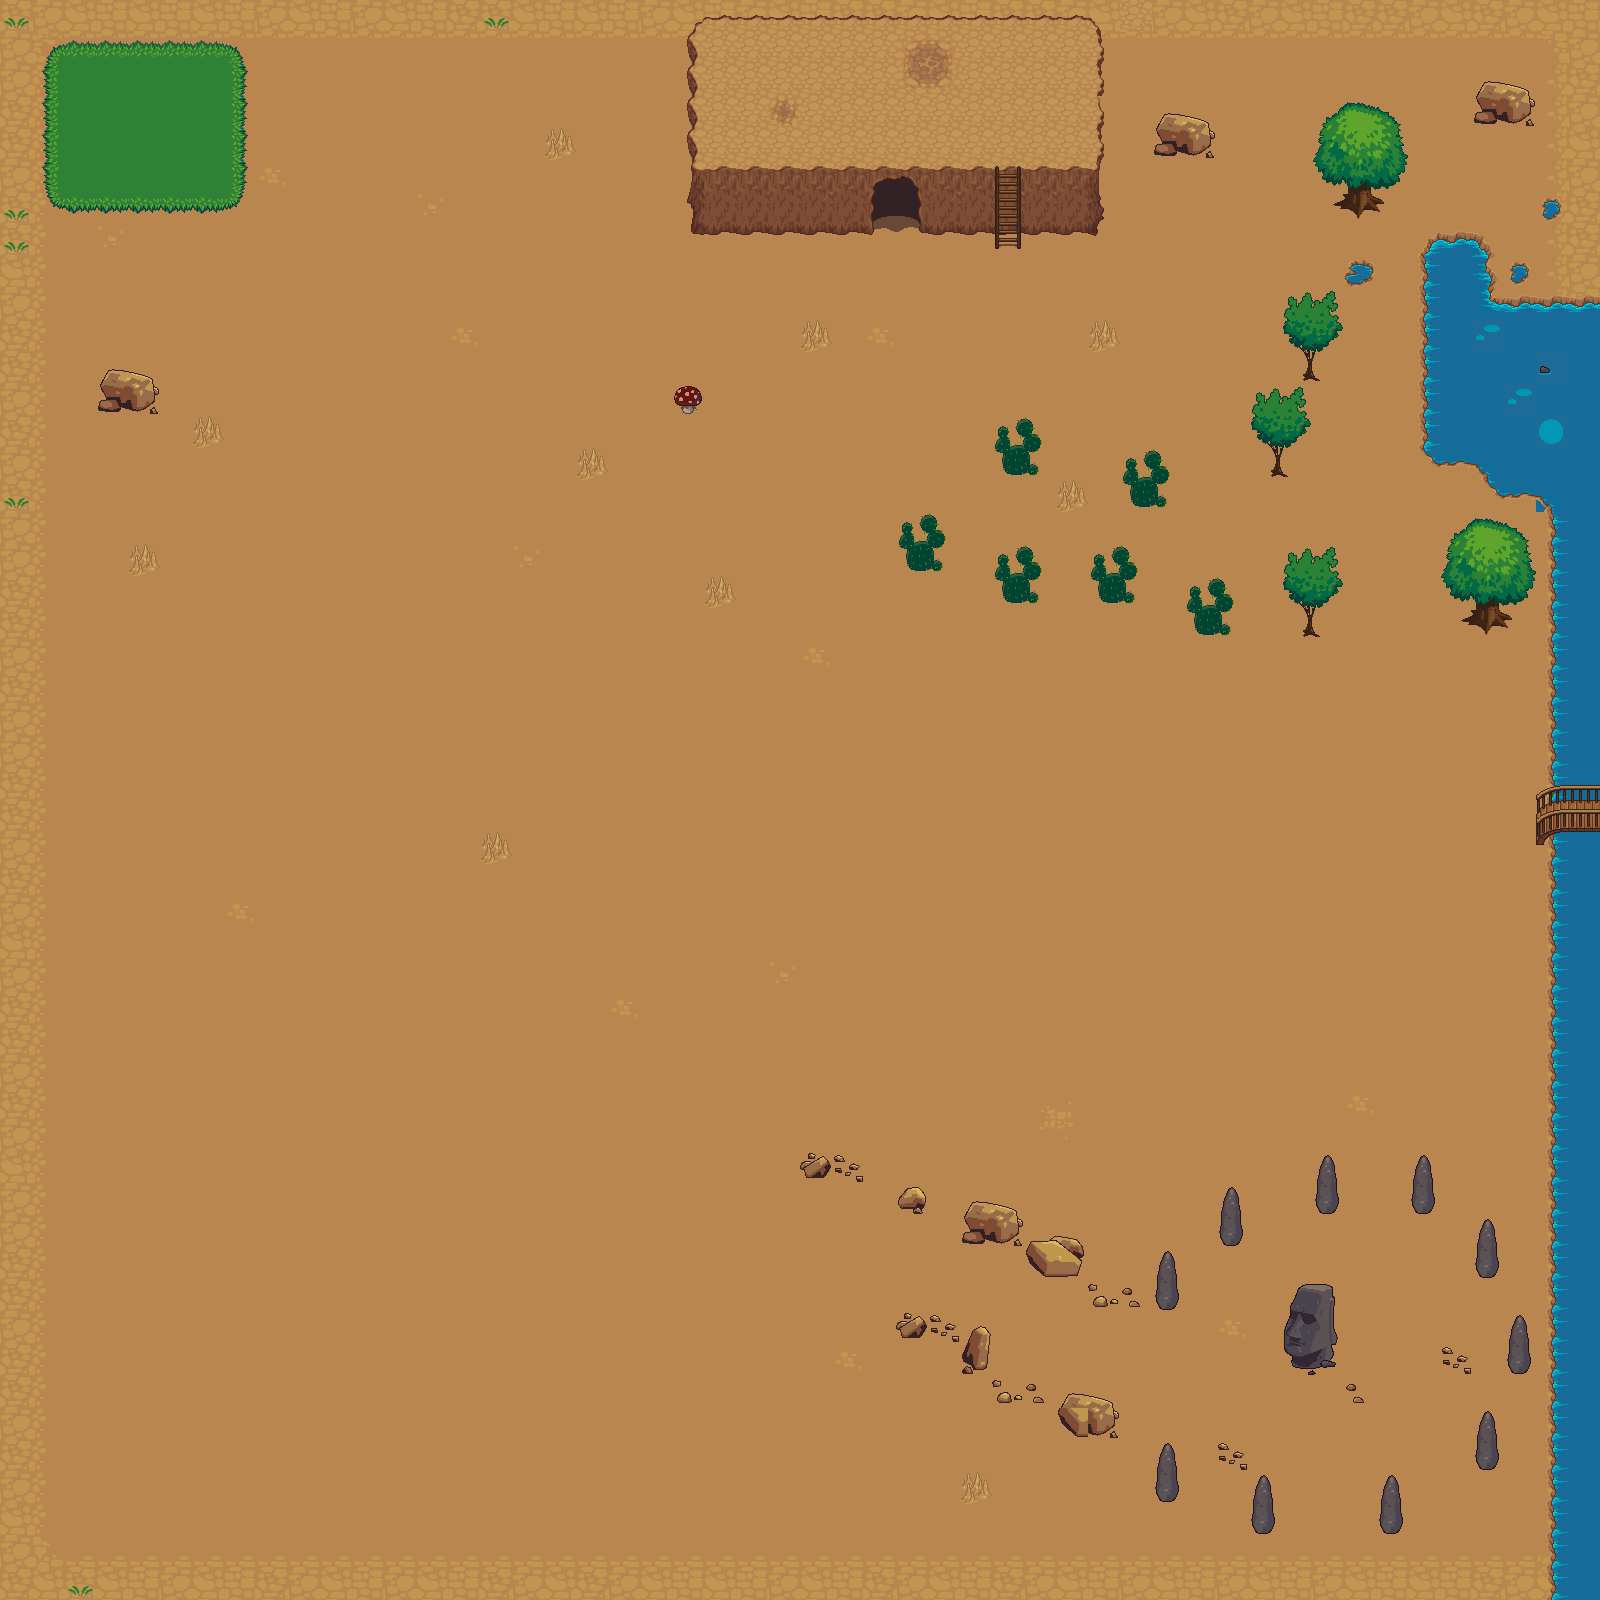

A level layout from a 2D game, rendered from its tile map. Below: a short description, then the map file with tile-grid data replaced by summaries:
An orthogonal 50x50 tile map with 32x32 px tiles, 5 tile layers (ground, ground2, lowerhalf, sprites, ...), 1 hidden layer not drawn, 17 tilesets and 5 objects (3x gear, MonsterSpawner, spawnpoint).

<map version="1.0" orientation="orthogonal" width="50" height="50" tilewidth="32" tileheight="32">
 <tileset firstgid="1" source="Outside.tsx" />
 <tileset firstgid="1025" source="Terrain.tsx" />
 <tileset firstgid="2049" name="meta" tilewidth="32" tileheight="32">
  <image source="../graphics/tilesets/meta/meta.png" width="64" height="32" />
  <tile id="0">
   <properties>
    <property name="collidable" value="true" />
   </properties>
  </tile>
  <tile id="1">
   <properties>
    <property name="hatRequired" value="true" />
   </properties>
  </tile>
 </tileset>
 <tileset firstgid="2051" source="BODY_skeleton.tsx" />
 <tileset firstgid="2087" source="HEAD_plate_armor_helmet.tsx" />
 <tileset firstgid="2111" source="WEAPON_shield_cutout_body.tsx" />
 <tileset firstgid="2147" source="WEAPON_dagger.tsx" />
 <tileset firstgid="2403" source="BODY_male.tsx" />
 <tileset firstgid="2659" source="BEHIND_quiver.tsx" />
 <tileset firstgid="2915" source="FEET_shoes_brown.tsx" />
 <tileset firstgid="3171" source="HEAD_hair_blonde.tsx" />
 <tileset firstgid="3427" source="HEAD_leather_armor_hat.tsx" />
 <tileset firstgid="3683" source="LEGS_pants_greenish.tsx" />
 <tileset firstgid="3939" source="TORSO_leather_armor_shirt_white.tsx" />
 <tileset firstgid="4195" source="TORSO_leather_armor_torso.tsx" />
 <tileset firstgid="4451" source="TORSO_leather_armor_shoulders.tsx" />
 <tileset firstgid="4707" source="TORSO_leather_armor_bracers.tsx" />
 <layer name="ground" width="50" height="50">
  <properties>
   <property name="background" value="true" />
  </properties>
  <data>[2500 cells, 2500 non-empty, 21 distinct tile ids]</data>
 </layer>
 <layer name="ground2" width="50" height="50">
  <data>[2500 cells, 144 non-empty, 36 distinct tile ids]</data>
 </layer>
 <layer name="lowerhalf" width="50" height="50">
  <data>[2500 cells, 235 non-empty, 57 distinct tile ids]</data>
 </layer>
 <layer name="sprites" width="50" height="50">
  <data>[2500 cells, 0 non-empty, 0 distinct tile ids]</data>
 </layer>
 <layer name="upperhalf" width="50" height="50">
  <data>[2500 cells, 69 non-empty, 25 distinct tile ids]</data>
 </layer>
 <layer name="meta" width="50" height="50" visible="0">
  <data>[2500 cells, 374 non-empty, 3 distinct tile ids]</data>
 </layer>
 <objectgroup name="sprites" width="50" height="50">
  <object name="MonsterSpawner" x="865" y="207" width="64" height="64">
   <properties>
    <property name="number" value="20" />
    <property name="spawnrate" value="20" />
    <property name="tileset" value="BODY_skeleton" />
   </properties>
  </object>
  <object name="spawnpoint" x="786" y="399" width="64" height="64">
   <properties>
    <property name="gear.1" value="BEHIND_quiver" />
    <property name="gear.10" value="WEAPON_dagger" />
    <property name="gear.2" value="FEET_shoes_brown" />
    <property name="gear.3" value="HEAD_hair_blonde" />
    <property name="gear.4" value="HEAD_leather_armor_hat" />
    <property name="gear.5" value="LEGS_pants_greenish" />
    <property name="gear.6" value="TORSO_leather_armor_shirt_white" />
    <property name="gear.7" value="TORSO_leather_armor_torso" />
    <property name="gear.8" value="TORSO_leather_armor_shoulders" />
    <property name="gear.9" value="TORSO_leather_armor_bracers" />
    <property name="tileset" value="BODY_male" />
   </properties>
  </object>
  <object name="hat" type="gear" x="93" y="476" width="44" height="40">
   <properties>
    <property name="layer" value="200" />
    <property name="property.shield" value="100" />
    <property name="tileindex" value="0" />
    <property name="tileset" value="HEAD_plate_armor_helmet" />
    <property name="value" value="4" />
   </properties>
  </object>
  <object name="shield" type="gear" x="236" y="343" width="44" height="40">
   <properties>
    <property name="layer" value="100" />
    <property name="property.shield" value="100" />
    <property name="tileindex" value="11" />
    <property name="tileset" value="WEAPON_shield_cutout_body" />
    <property name="value" value="5" />
   </properties>
  </object>
  <object name="rapier" type="gear" x="706" y="34" width="64" height="64">
   <properties>
    <property name="layer" value="100" />
    <property name="parent.tileset" value="slash.BODY_human" />
    <property name="tileindex" value="10" />
    <property name="tileset" value="WEAPON_dagger" />
   </properties>
  </object>
 </objectgroup>
</map>
